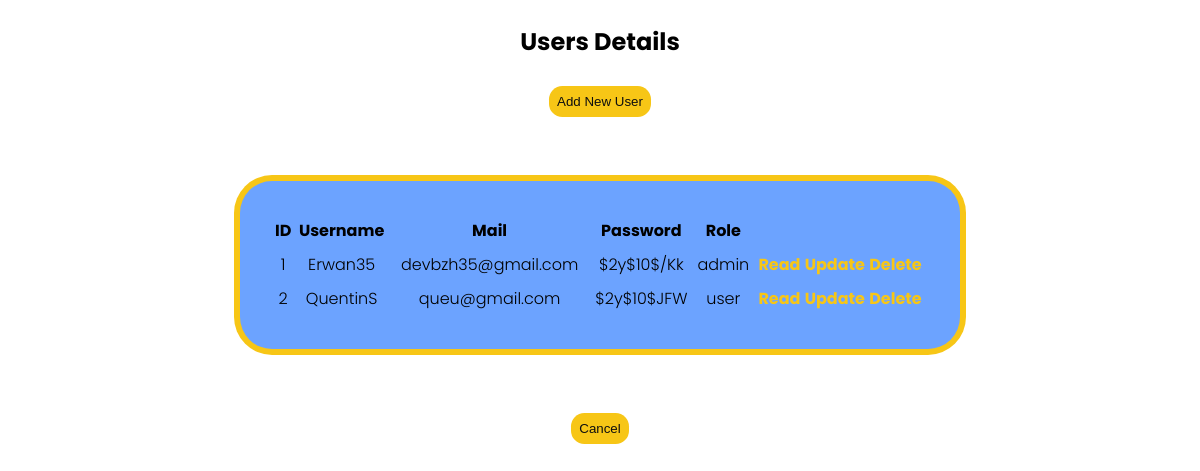
The page /pages/controller/admin-panel.php (signed in) on the database as committed earlier.
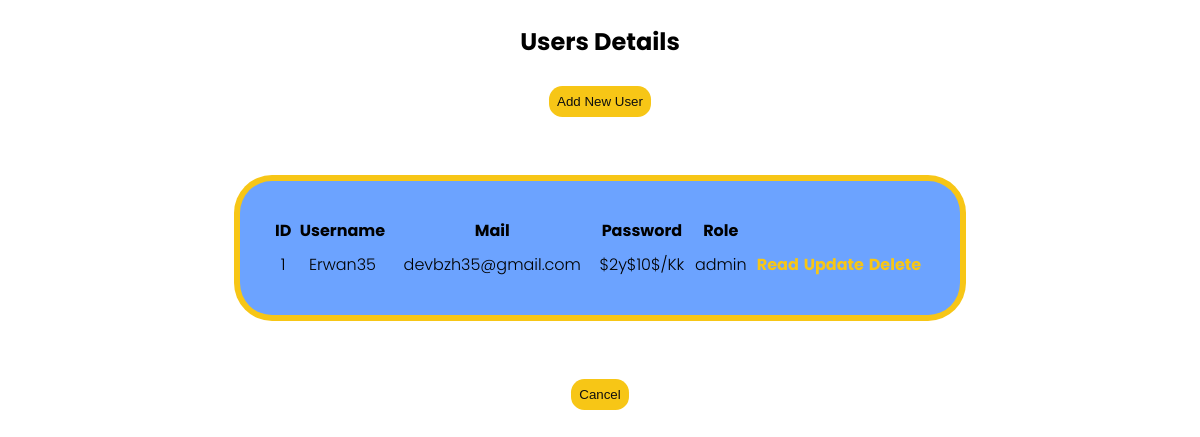
The same page on the database as committed later.
### tables this page shows
CREATE TABLE `users` (
  `id` int(11) NOT NULL,
  `username` varchar(50) NOT NULL,
  `mail` varchar(50) NOT NULL,
  `password` varchar(255) NOT NULL,
  `role` varchar(10) NOT NULL DEFAULT 'user',
  `created_at` datetime DEFAULT CURRENT_TIMESTAMP
);

### pages/controller/admin-panel.php (the view, shortened to what this page needs)
<!DOCTYPE html>
<html lang="en">
<head>
    <link rel="stylesheet" href="../model/style.css">
</head>
<body>
    <h2>Users Details</h2>
    <button class="form-btn" id="admin-btn">
        <a href="../view/admin-panel-create.php"> Add New User</a>
    </button>
    <section class="tab-admin-panel">
        <section class="inside-table-admin-panel">
            <table>
                <thead>
                    <tr>
                        <?php
                        require_once "../model/config.php";
                        $sql = "SELECT * FROM users";
                        if ($result = $mysqli->query($sql)) {
                            if ($result->num_rows > 0) {
                                echo "<th>ID</th>";
                                echo "<th>Username</th>";
                                echo "<th>Mail</th>";
                                echo "<th>Password</th>";
                                echo "<th>Role</th>";
                        ?>
                    </tr>
                </thead>
                <tbody>
            <?php
                                while ($row = $result->fetch_array()) {
                                    echo "<tr>";
                                    echo "<td>" . $row['id'] . "</td>";
                                    echo "<td>" . $row['username'] . "</td>";
                                    echo "<td>" . $row['mail'] . "</td>";
                                    echo "<td>" . substr($row['password'], 0, 10) . "</td>";
                                    echo "<td>" . $row['role'] . "</td>";
                                    echo "<td class=\"space-btw-td\">";
                                    echo '<a href="../view/admin-panel-read.php?id=' . $row['id'] . 'title="Read Record" data-toggle="tooltip"><span>Read</span></a>';
                                    echo '<a href="../view/admin-panel-update.php?id=' . $row['id'] . ' title="Update Record" data-toggle="tooltip"><span>Update</span></a>';
                                    echo '<a href="../view/admin-panel-delete.php?id=' . $row['id'] . '" title="Delete Record" data-toggle="tooltip"><span>Delete</span></a>';
                                    echo "</td>";
                                    echo "</tr>";
                                }
                            } else {
                                echo '<div class="passwd_err">No records were found.</div>';
                            }
                        } else {
                            echo "Oops! Something went wrong. Please try again later.";
                        }
            ?>
                </tbody>
            </table>
        </section>
    </section>
    <button class="form-btn" id="admin-btn">
        <a href="../view/home-admin.php">Cancel</a>
    </button>
</body>
</html>

### pages/model/style.css (style rules this page uses)
:root { --bg-light: #FAFAFA; --bg-dark: #0F0F0F; --bg-blue: #6CA3FF; --bg-yell: #F7C616; --bg-red: #DE1F1F; font-family: 'Poppins', sans-serif; font-weight: 300; }
h1, h2, .form-container, .img-container, .main-container, .left-main-container, .tab-admin-panel, .inside-table-admin-panel, .space-btw-td, .form-btn, .passwd_err, .reset-pwd-p { display: flex; }
h1, h2, .form-btn, .passwd_err, .reset-pwd-p { justify-content: center; }
h1, h2 { margin-top: 3vh; }
.form, .img-container, .tab-admin-panel { border-radius: 2em; background-color: var(--bg-blue); box-shadow: var(--bg-yell) 0px 0px 0px 6px; }
.form, .form-container, .img-container, .inside-table-admin-panel { flex-direction: column; }
.form-container, .tab-admin-panel { margin: 8vh auto; width: 100vw; }
.form, .tab-admin-panel { padding: 2em; line-height: 2em; }
input, .form-btn, .img-container img { border-radius: 1em; border: none; }
label, th, p a, td a { font-weight: bold; }
input, .form-btn { padding: .6em; }
.form-btn { background-color: var(--bg-yell); }
.form-btn { width: 60%; margin: 5% auto 2%; }
#admin-btn { width: fit-content; }
.form-btn a, .space-btw-td a, p a { text-decoration: none; }
.space-btw-td a, p a { color: var(--bg-yell); }
.tab-admin-panel tr, .inside-table-admin-panel tr { text-align: center; }
.tab-admin-panel { width: 60vw; justify-content: space-around; }
.inside-table-admin-panel { width: 100%; }
.space-btw-td { justify-content: space-evenly; }
.form-btn { margin: 2em auto; }
.form-btn a { color: var(--bg-dark); }

Rows that differ between the two databases and show on the page:
removed users: id "2", username "QuentinS", mail "queu@gmail.com", password "$2y$10$JFW", role "user"
